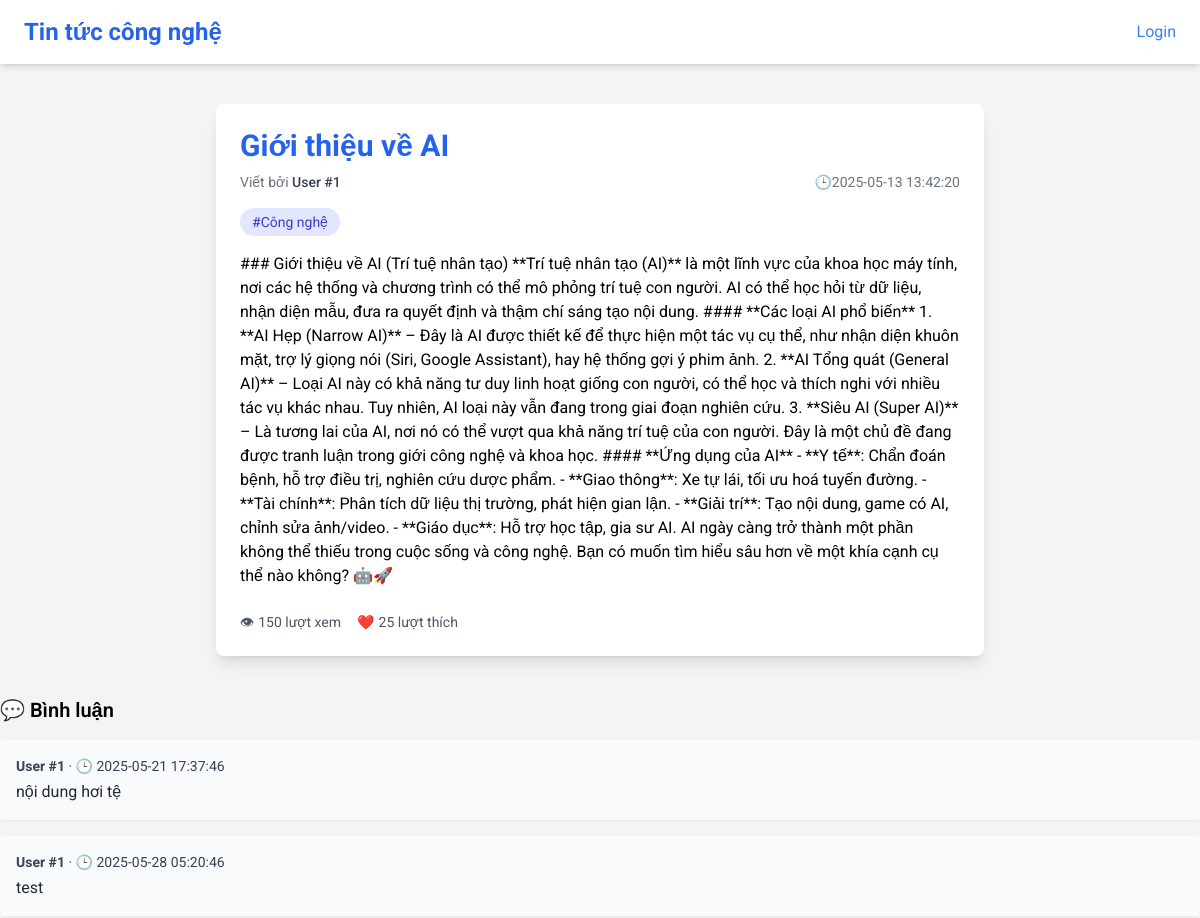
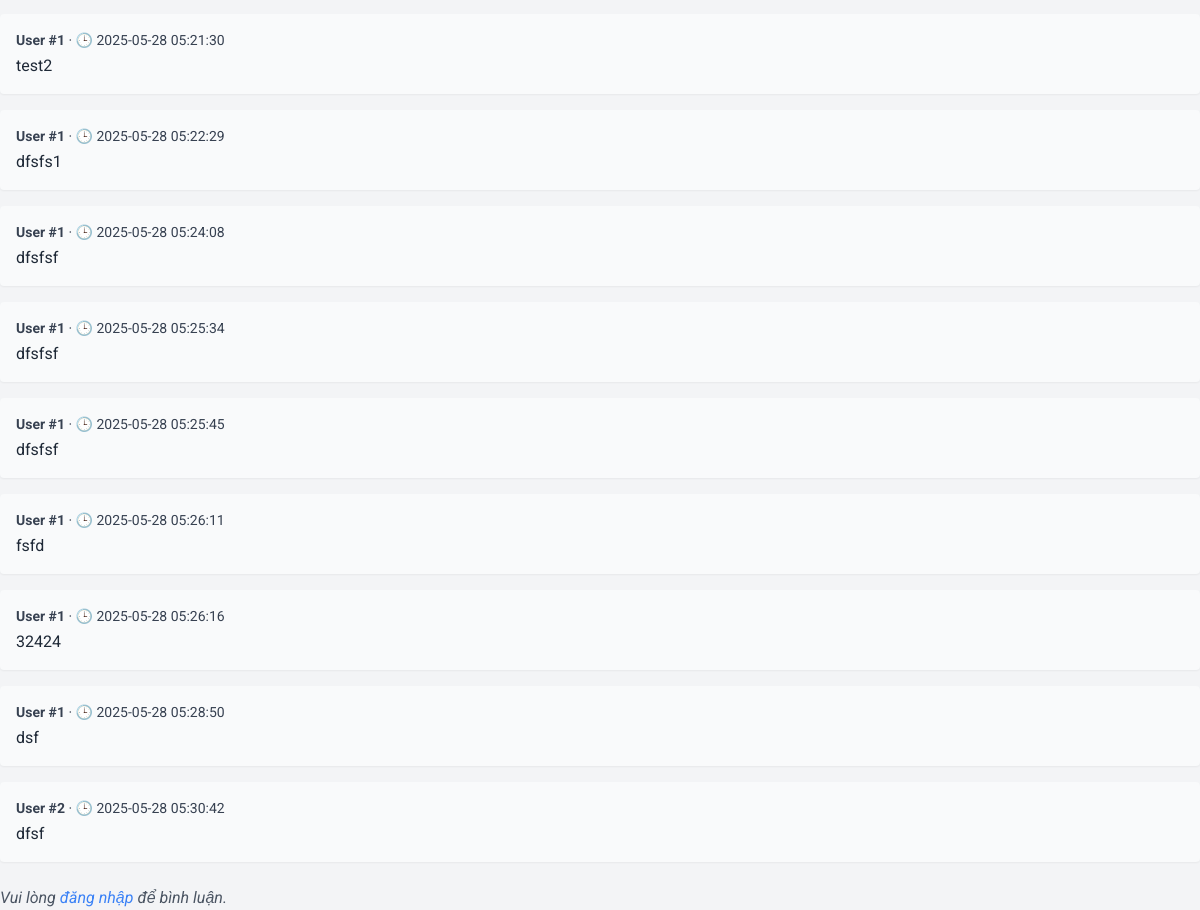
Screenshot of /?id=1 with the database file from the repository (2 pictures, top to bottom).
### tables this page shows
CREATE TABLE `posts`  (
  `post_id` int NOT NULL AUTO_INCREMENT,
  `user_id` int NOT NULL,
  `thumbnail` varchar(255) NULL DEFAULT NULL,
  `title` varchar(255) NOT NULL,
  `content` text NOT NULL,
  `status` enum('draft','published','archived') NOT NULL DEFAULT 'draft',
  `views` int NULL DEFAULT 0,
  `likes` int NULL DEFAULT 0,
  `category` varchar(50) NULL DEFAULT NULL,
  `created_at` timestamp NULL DEFAULT CURRENT_TIMESTAMP,
  `updated_at` timestamp NULL DEFAULT CURRENT_TIMESTAMP ON UPDATE CURRENT_TIMESTAMP,
  PRIMARY KEY (`post_id`) USING BTREE,
  INDEX `user_id`(`user_id` ASC) USING BTREE,
  CONSTRAINT `posts_ibfk_1` FOREIGN KEY (`user_id`) REFERENCES `users` (`id`) ON DELETE CASCADE ON UPDATE RESTRICT
);

CREATE TABLE `comments`  (
  `comment_id` int NOT NULL AUTO_INCREMENT,
  `post_id` int NOT NULL,
  `user_id` int NOT NULL,
  `content` text NOT NULL,
  `created_at` timestamp NULL DEFAULT CURRENT_TIMESTAMP,
  PRIMARY KEY (`comment_id`) USING BTREE,
  INDEX `post_id`(`post_id` ASC) USING BTREE,
  INDEX `user_id`(`user_id` ASC) USING BTREE,
  CONSTRAINT `comments_ibfk_1` FOREIGN KEY (`post_id`) REFERENCES `posts` (`post_id`) ON DELETE CASCADE ON UPDATE RESTRICT,
  CONSTRAINT `comments_ibfk_2` FOREIGN KEY (`user_id`) REFERENCES `users` (`id`) ON DELETE CASCADE ON UPDATE RESTRICT
);

### index.php (called while the page is built, shortened)
<?php
require_once 'App/Core/BaseController.php';
require_once 'App/database/DB.php';
require_once 'App/Core/helper.php';
$app = new Appilaction();
$app->run();

### App/Controllers/InjectionController.php (called while the page is built, shortened)
<?php
class InjectionController extends BaseController
{
    protected Post $posts;
    public function __construct()
    {
        $this->posts = $this->useModel('post');
        $this->comment = $this->useModel('comment');
    }
    public function post()
    {
        $postId = $_GET['id'];
        if (empty($postId)) {
            $posts = $this->posts->getPostByPublishedAll();
            return $this->view('pages.postNew', [
                'posts' => $posts,
            ]);
        } else {
            $post = $this->posts->getPostByIdPublish($postId);
            $comments = $this->comment->getCommentByPostId($postId);
            return $this->view('pages.post', [
                'post' => $post[0],
                'comments' => $comments,
            ]);
        }
    }
}

### App/Core/BaseController.php (called while the page is built, shortened)
<?php
class BaseController {
     public function useModel($model)
     {
         $modelClass = "App\\Models\\" . ucfirst($model);
         $modelNew = new $modelClass();
         $modelNew->db = DB::getInstance();
         return $modelNew;
     }
}

### App/database/DB.php (called while the page is built, shortened)
<?php
class DB
{
    private static $instance = null;
    private \PDO $connection;
    private $host;
    private $dbName;
    private $username;
    private $password;
    private function __construct()
    {
        $this->host = config('DB_HOST', 'localhost');
        $this->dbName = config('DB_NAME', 'app_test');
        $this->username = config('DB_USER', 'root');
        $this->password = config('DB_PASSWORD', '1');
    }
    public static function getInstance()
    {
        if (self::$instance === null) {
            self::$instance = new DB();
        }
        return self::$instance;
    }
    public function connect()
    {
        try {
            $options = [
                \PDO::ATTR_ERRMODE            => \PDO::ERRMODE_EXCEPTION,
                \PDO::ATTR_EMULATE_PREPARES   => false,
                \PDO::MYSQL_ATTR_INIT_COMMAND => "SET NAMES utf8mb4 COLLATE utf8mb4_unicode_ci",
            ];
            $this->connection = new \PDO("mysql:host={$this->host};dbname={$this->dbName}", $this->username, $this->password, $options);
        } catch (\PDOException $e) {
            echo "Connection failed: " . $e->getMessage();
        }
    }
    public function query($sql, $params = [])
    {
        $stmt = $this->connection->prepare($sql);
        $stmt->execute($params);
        return $stmt;
    }
    public function select($table, array $columns = ['*'], $where = '', array $params = [], $fetch = \PDO::FETCH_ASSOC)
    {
        $cols = implode(', ', $columns);
        $tbl  = is_array($table) ? implode(', ', $table) : $table;
        $sql  = "SELECT {$cols} FROM {$tbl}" . ($where !== '' ? " WHERE {$where}" : '');
        return $this->query($sql, $params)->fetchAll($fetch);
    }
}

### App/Core/helper.php (called while the page is built, shortened)
<?php
if (!function_exists('session')) {
    function session()
    {
        return new class {
            public function set($key, $value)
            {
                $_SESSION[$key] = $value;
            }
            public function get($key)
            {
                if (isset($_SESSION['flash'][$key])) {
                    $value = $_SESSION['flash'][$key];
                    unset($_SESSION['flash'][$key]);
                    return $value;
                }
                return $_SESSION[$key] ?? null;
            }
            public function has($key)
            {
                return isset($_SESSION[$key]);
            }
            public function remove($key)
            {
                unset($_SESSION[$key]);
            }
            public function all()
            {
                return $_SESSION;
            }
            public function flash($key, $value)
            {
                $_SESSION['flash'][$key] = $value;
            }
        };
    }
}
if (!function_exists('config')) {
    function config($key, $default = null){
        return $default;
    }
}

### App/Models/Post.php (called while the page is built, shortened)
<?php
class Post
{
    public DB $db;
    protected $tb = 'posts';
    protected $field = [
        'post_id',
        'user_id',
        'thumbnail',
        'title',
        'content',
        'status',
        'views',
        'likes',
        'category',
        'created_at',
        'updated_at',
    ];
    public function getPostByIdPublish($id)
    {
        return $this->db->select($this->tb, $this->field, 'status ="published" and post_id =' . $id);
    }
}

### App/Core/Router.php (called while the page is built, shortened)
<?php
class Router
{
    private $routes = [];
    public function addRoute($method, $path,$action)
    {
        $this->routes[] = [
            'method' => $method,
            'path' => $path,
            'action' => $action,
        ];
    }
    public function dispatch($method, $path)
    {
        foreach ($this->routes as $route) {
            $parsedPath1 = parse_url($path, PHP_URL_PATH);
            $parsedPath2 = parse_url($route['path'], PHP_URL_PATH);
            if ($route['method'] === $method && $parsedPath1 === $parsedPath2) {
                list($controller, $method) = $route['action'];
                if (class_exists($controller)) {
                    $controllerInstance = new $controller();
                    if (method_exists($controllerInstance, $method)) {
                        return $controllerInstance->$method();
                    } else {
                        throw new \Exception("Method $method not found in controller $controller");
                    }
                } else {
                    throw new \Exception("Controller class $controller not found");
                }
            }
        }
        return null;
    }
}

### App/Models/Comment.php (called while the page is built, shortened)
<?php
class Comment
{
    public DB $db;
    protected $tb = 'comments';
    protected $field = [
        'comment_id',
        'post_id',
        'user_id',
        'content',
        'created_at',
    ];
    public function getCommentByPostId($postId)
    {
        return $this->db->select($this->tb, $this->field, 'post_id =' . $postId);
    }
}

### App/Views/pages/post.php (the view, shortened to what this page needs)
<!DOCTYPE html>
<html lang="vi">
<head>
    <script src="https://cdn.tailwindcss.com"></script>
</head>
<body class="bg-gray-100 text-gray-800 font-sans">
<?php require_once 'header_logined.php'; ?>
<div class="max-w-3xl mx-auto p-6 bg-white shadow-lg rounded-lg mt-10">
    <h1 class="text-3xl font-bold text-blue-600 mb-2"><?= $post['title']; ?></h1>
    <div class="text-sm text-gray-500 mb-4 flex items-center justify-between">
        <span>Viết bởi <span class="font-medium text-gray-700">User #<?= $post['user_id']; ?></span></span>
        <span>🕒<?= $post['created_at']; ?></span>
    </div>
    <div class="mb-4 flex flex-wrap gap-2 text-sm">
        <span class="bg-indigo-100 text-indigo-700 px-3 py-1 rounded-full">#<?= $post['category']; ?></span>
    </div>
    <div class="prose prose-lg max-w-none mb-6">
        <p><?= $post['content']; ?></p>
    </div>
    <div class="flex items-center gap-4 text-sm text-gray-600">
        <div class="flex items-center gap-1">
            👁 <span><?= $post['views']; ?> lượt xem</span>
        </div>
        <div class="flex items-center gap-1">
            ❤️ <span><?= $post['likes']; ?> lượt thích</span>
        </div>
    </div>
</div>
<div class="mt-10">
    <h2 class="text-xl font-semibold mb-4">💬 Bình luận</h2>
    <div class="space-y-4 mb-6">
        <?php if (!empty($comments)) : ?>
            <?php foreach ($comments as $comment) : ?>
                <div class="bg-gray-50 p-4 rounded shadow-sm relative group">
                    <div class="text-sm text-gray-700 mb-1 flex justify-between items-center">
                        <span><strong>User #<?= $comment['user_id']; ?></strong> · 🕒 <?= $comment['created_at']; ?></span>
                    </div>
                    <p class="text-gray-800"><?= htmlspecialchars($comment['content']); ?></p>
                </div>
            <?php endforeach; ?>
        <?php else : ?>
            <p class="text-gray-500 italic">Chưa có bình luận nào. Hãy là người đầu tiên!</p>
        <?php endif; ?>
    </div>
    <?php if (!empty(session()->get('user'))) : ?>
        <form action="/comment" method="POST" class="space-y-4">
           <input type="hidden" name="post_id" value="<?= $post['post_id']; ?>">
            <input type="hidden" name="user_id" value="<?= session()->get('user')['id']; ?>">
            <textarea name="content" rows="3" class="w-full p-3 border rounded focus:outline-none focus:ring-2 focus:ring-blue-400" placeholder="Viết bình luận..."></textarea>
            <button type="submit" class="bg-blue-600 text-white px-4 py-2 rounded hover:bg-blue-700">Gửi bình luận</button>
        </form>
    <?php else : ?>
        <p class="text-gray-600 italic">Vui lòng <a href="/login?redirect=/post?id=<?= $post['post_id']; ?>" class="text-blue-500 hover:underline">đăng nhập</a> để bình luận.</p>
    <?php endif; ?>
</div>
</body>
</html>

### App/Views/header.php (style rules this page uses)
body { font-family: "Roboto", sans-serif; }

### rows the page displays
posts: title "Giới thiệu về AI", user "1", created_at "2025-05-13 13:42:20", category "Công nghệ", content "### Giới thiệu về AI (Trí tuệ nhân tạo) **Trí tuệ nhân tạo (AI)** là một lĩnh vực của khoa học máy tính, nơi các hệ thống và chương trình có thể mô phỏng trí tuệ con người. AI có thể học hỏi từ dữ liệu, nhận diện mẫu, đưa ra quyết định và thậm chí sáng tạo nội dung. #### **Các loại AI phổ biến** 1. **AI Hẹp (Narrow AI)** – Đây là AI được thiết kế để thực hiện một tác vụ cụ thể, như nhận diện khuôn mặt, trợ lý giọng nói (Siri, Google Assistant), hay hệ thống gợi ý phim ảnh. 2. **AI Tổng quát (General AI)** – Loại AI này có khả năng tư duy linh hoạt giống con người, có thể học và thích nghi với nhiều tác vụ khác nhau. Tuy nhiên, AI loại này vẫn đang trong giai đoạn nghiên cứu. 3. **Siêu AI…", views "150", likes "25"
comments: user "1", created_at "2025-05-21 17:37:46", content "nội dung hơi tệ"
comments: user "1", created_at "2025-05-28 05:20:46", content "test"
comments: user "1", created_at "2025-05-28 05:21:30", content "test2"
comments: user "1", created_at "2025-05-28 05:22:29", content "dfsfs1"
comments: user "1", created_at "2025-05-28 05:24:08", content "dfsfsf"
comments: user "1", created_at "2025-05-28 05:25:34", content "dfsfsf"
comments: user "1", created_at "2025-05-28 05:25:45", content "dfsfsf"
comments: user "1", created_at "2025-05-28 05:26:11", content "fsfd"
comments: user "1", created_at "2025-05-28 05:26:16", content "32424"
comments: user "1", created_at "2025-05-28 05:28:50", content "dsf"
comments: user "2", created_at "2025-05-28 05:30:42", content "dfsf"
